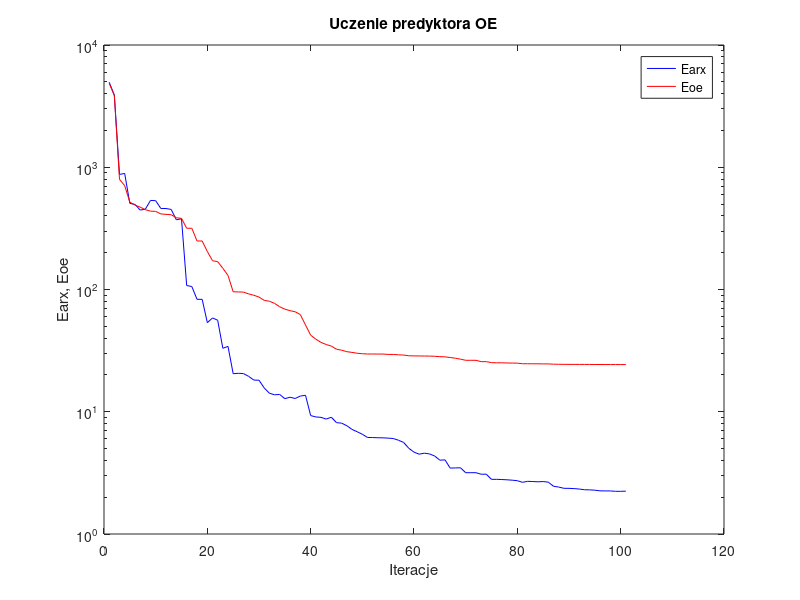
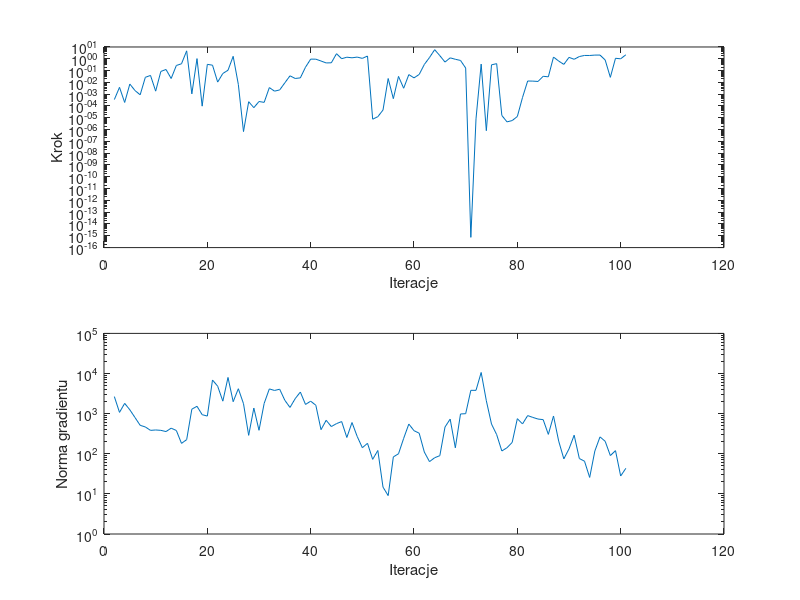

Here is the MATLAB script that generated these plots, in order:
%uczenie predyktora oe
clear all;
n=0; farx(n+1)=4.959700e+003; foe(n+1)=4.878933e+003; wspucz(n+1)=0.000000e+000; ng(n+1)=0.000000e+000;
%odnowa zmiennej metryki
n=1; farx(n+1)=3.897523e+003; foe(n+1)=3.856995e+003; krok(n+1)=3.505202e-004; ng(n+1)=2.663243e+003;
n=2; farx(n+1)=8.743063e+002; foe(n+1)=7.954593e+002; krok(n+1)=3.804775e-003; ng(n+1)=1.074787e+003;
n=3; farx(n+1)=8.894358e+002; foe(n+1)=7.075620e+002; krok(n+1)=1.992091e-004; ng(n+1)=1.802830e+003;
n=4; farx(n+1)=5.068220e+002; foe(n+1)=5.181733e+002; krok(n+1)=7.251821e-003; ng(n+1)=1.246527e+003;
n=5; farx(n+1)=4.963038e+002; foe(n+1)=4.901774e+002; krok(n+1)=2.032216e-003; ng(n+1)=7.996587e+002;
n=6; farx(n+1)=4.463899e+002; foe(n+1)=4.719406e+002; krok(n+1)=8.861138e-004; ng(n+1)=5.111766e+002;
n=7; farx(n+1)=4.538704e+002; foe(n+1)=4.497821e+002; krok(n+1)=2.687524e-002; ng(n+1)=4.658079e+002;
n=8; farx(n+1)=5.351382e+002; foe(n+1)=4.373503e+002; krok(n+1)=3.882853e-002; ng(n+1)=3.828353e+002;
n=9; farx(n+1)=5.327704e+002; foe(n+1)=4.356534e+002; krok(n+1)=1.810600e-003; ng(n+1)=3.916120e+002;
n=10; farx(n+1)=4.602165e+002; foe(n+1)=4.151428e+002; krok(n+1)=8.452792e-002; ng(n+1)=3.834006e+002;
n=11; farx(n+1)=4.596573e+002; foe(n+1)=4.118782e+002; krok(n+1)=1.241631e-001; ng(n+1)=3.575348e+002;
n=12; farx(n+1)=4.518181e+002; foe(n+1)=4.088451e+002; krok(n+1)=2.128042e-002; ng(n+1)=4.342402e+002;
n=13; farx(n+1)=3.720238e+002; foe(n+1)=3.861323e+002; krok(n+1)=2.701727e-001; ng(n+1)=3.802920e+002;
n=14; farx(n+1)=3.782794e+002; foe(n+1)=3.820927e+002; krok(n+1)=3.780408e-001; ng(n+1)=1.814689e+002;
n=15; farx(n+1)=1.077945e+002; foe(n+1)=3.170474e+002; krok(n+1)=4.703379e+000; ng(n+1)=2.250376e+002;
n=16; farx(n+1)=1.057403e+002; foe(n+1)=3.168629e+002; krok(n+1)=1.064566e-003; ng(n+1)=1.292986e+003;
n=17; farx(n+1)=8.313560e+001; foe(n+1)=2.494201e+002; krok(n+1)=1.034461e+000; ng(n+1)=1.523435e+003;
n=18; farx(n+1)=8.309925e+001; foe(n+1)=2.493901e+002; krok(n+1)=9.677161e-005; ng(n+1)=9.420103e+002;
n=19; farx(n+1)=5.356958e+001; foe(n+1)=2.045293e+002; krok(n+1)=3.380830e-001; ng(n+1)=8.699474e+002;
n=20; farx(n+1)=5.850243e+001; foe(n+1)=1.719909e+002; krok(n+1)=2.869153e-001; ng(n+1)=6.890841e+003;
n=21; farx(n+1)=5.608976e+001; foe(n+1)=1.689417e+002; krok(n+1)=1.058808e-002; ng(n+1)=4.826672e+003;
n=22; farx(n+1)=3.307126e+001; foe(n+1)=1.491723e+002; krok(n+1)=5.695205e-002; ng(n+1)=2.046748e+003;
n=23; farx(n+1)=3.423201e+001; foe(n+1)=1.303179e+002; krok(n+1)=1.068992e-001; ng(n+1)=7.978298e+003;
n=24; farx(n+1)=2.048112e+001; foe(n+1)=9.581567e+001; krok(n+1)=1.617795e+000; ng(n+1)=1.984219e+003;
n=25; farx(n+1)=2.062953e+001; foe(n+1)=9.553515e+001; krok(n+1)=6.699412e-003; ng(n+1)=4.176990e+003;
%odnowa zmiennej metryki
n=26; farx(n+1)=2.051505e+001; foe(n+1)=9.518576e+001; krok(n+1)=6.777058e-007; ng(n+1)=1.769896e+003;
n=27; farx(n+1)=1.947230e+001; foe(n+1)=9.204609e+001; krok(n+1)=2.302017e-004; ng(n+1)=2.876997e+002;
n=28; farx(n+1)=1.816979e+001; foe(n+1)=8.968084e+001; krok(n+1)=7.204982e-005; ng(n+1)=1.377256e+003;
n=29; farx(n+1)=1.810203e+001; foe(n+1)=8.671862e+001; krok(n+1)=2.394547e-004; ng(n+1)=3.845418e+002;
n=30; farx(n+1)=1.568076e+001; foe(n+1)=8.153200e+001; krok(n+1)=2.026610e-004; ng(n+1)=1.801242e+003;
n=31; farx(n+1)=1.419195e+001; foe(n+1)=8.020435e+001; krok(n+1)=3.625910e-003; ng(n+1)=4.134864e+003;
n=32; farx(n+1)=1.375855e+001; foe(n+1)=7.702481e+001; krok(n+1)=1.810600e-003; ng(n+1)=3.781233e+003;
n=33; farx(n+1)=1.385374e+001; foe(n+1)=7.227805e+001; krok(n+1)=2.287557e-003; ng(n+1)=4.061678e+003;
n=34; farx(n+1)=1.279465e+001; foe(n+1)=6.905371e+001; krok(n+1)=9.195867e-003; ng(n+1)=2.149587e+003;
n=35; farx(n+1)=1.314651e+001; foe(n+1)=6.712140e+001; krok(n+1)=3.616714e-002; ng(n+1)=1.426598e+003;
n=36; farx(n+1)=1.283695e+001; foe(n+1)=6.576867e+001; krok(n+1)=2.147336e-002; ng(n+1)=2.358849e+003;
n=37; farx(n+1)=1.343659e+001; foe(n+1)=6.233278e+001; krok(n+1)=2.409244e-002; ng(n+1)=3.453966e+003;
n=38; farx(n+1)=1.363812e+001; foe(n+1)=5.124006e+001; krok(n+1)=1.931257e-001; ng(n+1)=1.695252e+003;
n=39; farx(n+1)=9.305929e+000; foe(n+1)=4.230860e+001; krok(n+1)=9.372047e-001; ng(n+1)=2.043735e+003;
n=40; farx(n+1)=9.066509e+000; foe(n+1)=3.922065e+001; krok(n+1)=9.270274e-001; ng(n+1)=1.618647e+003;
n=41; farx(n+1)=9.000807e+000; foe(n+1)=3.692399e+001; krok(n+1)=6.477968e-001; ng(n+1)=3.987288e+002;
n=42; farx(n+1)=8.707993e+000; foe(n+1)=3.550008e+001; krok(n+1)=4.446475e-001; ng(n+1)=6.824622e+002;
n=43; farx(n+1)=9.017857e+000; foe(n+1)=3.444612e+001; krok(n+1)=4.577617e-001; ng(n+1)=4.763919e+002;
n=44; farx(n+1)=8.144164e+000; foe(n+1)=3.248933e+001; krok(n+1)=2.697833e+000; ng(n+1)=5.639130e+002;
n=45; farx(n+1)=8.066643e+000; foe(n+1)=3.186571e+001; krok(n+1)=1.015323e+000; ng(n+1)=6.345936e+002;
n=46; farx(n+1)=7.687517e+000; foe(n+1)=3.100220e+001; krok(n+1)=1.361947e+000; ng(n+1)=2.544477e+002;
n=47; farx(n+1)=7.170891e+000; foe(n+1)=3.059324e+001; krok(n+1)=1.210739e+000; ng(n+1)=6.002850e+002;
n=48; farx(n+1)=6.864380e+000; foe(n+1)=3.010349e+001; krok(n+1)=1.390988e+000; ng(n+1)=2.710022e+002;
n=49; farx(n+1)=6.541915e+000; foe(n+1)=2.983631e+001; krok(n+1)=1.084311e+000; ng(n+1)=1.415909e+002;
n=50; farx(n+1)=6.162353e+000; foe(n+1)=2.968458e+001; krok(n+1)=1.707324e+000; ng(n+1)=1.820533e+002;
%odnowa zmiennej metryki
n=51; farx(n+1)=6.152532e+000; foe(n+1)=2.967727e+001; krok(n+1)=7.599740e-006; ng(n+1)=7.251647e+001;
n=52; farx(n+1)=6.128572e+000; foe(n+1)=2.965136e+001; krok(n+1)=1.244425e-005; ng(n+1)=1.206511e+002;
n=53; farx(n+1)=6.118909e+000; foe(n+1)=2.965010e+001; krok(n+1)=4.525103e-005; ng(n+1)=1.473955e+001;
n=54; farx(n+1)=6.085978e+000; foe(n+1)=2.943378e+001; krok(n+1)=2.128042e-002; ng(n+1)=9.063633e+000;
n=55; farx(n+1)=6.038862e+000; foe(n+1)=2.942263e+001; krok(n+1)=4.187548e-004; ng(n+1)=8.340136e+001;
n=56; farx(n+1)=5.846506e+000; foe(n+1)=2.921508e+001; krok(n+1)=3.207144e-002; ng(n+1)=9.990792e+001;
n=57; farx(n+1)=5.607830e+000; foe(n+1)=2.909872e+001; krok(n+1)=3.195265e-003; ng(n+1)=2.421209e+002;
n=58; farx(n+1)=5.024741e+000; foe(n+1)=2.869898e+001; krok(n+1)=4.568872e-002; ng(n+1)=5.501125e+002;
n=59; farx(n+1)=4.676007e+000; foe(n+1)=2.863230e+001; krok(n+1)=2.407667e-002; ng(n+1)=3.760830e+002;
n=60; farx(n+1)=4.495413e+000; foe(n+1)=2.860503e+001; krok(n+1)=4.681906e-002; ng(n+1)=3.255845e+002;
n=61; farx(n+1)=4.583746e+000; foe(n+1)=2.856155e+001; krok(n+1)=3.307424e-001; ng(n+1)=1.101035e+002;
n=62; farx(n+1)=4.520932e+000; foe(n+1)=2.853982e+001; krok(n+1)=1.280929e+000; ng(n+1)=6.365299e+001;
n=63; farx(n+1)=4.345160e+000; foe(n+1)=2.843117e+001; krok(n+1)=5.909229e+000; ng(n+1)=7.963012e+001;
n=64; farx(n+1)=4.015665e+000; foe(n+1)=2.823576e+001; krok(n+1)=1.841069e+000; ng(n+1)=8.969632e+001;
n=65; farx(n+1)=4.040356e+000; foe(n+1)=2.812695e+001; krok(n+1)=5.281352e-001; ng(n+1)=4.637843e+002;
n=66; farx(n+1)=3.460895e+000; foe(n+1)=2.778584e+001; krok(n+1)=1.202875e+000; ng(n+1)=7.306239e+002;
n=67; farx(n+1)=3.470345e+000; foe(n+1)=2.741716e+001; krok(n+1)=9.073805e-001; ng(n+1)=1.407307e+002;
n=68; farx(n+1)=3.480716e+000; foe(n+1)=2.692186e+001; krok(n+1)=7.238598e-001; ng(n+1)=9.818320e+002;
n=69; farx(n+1)=3.172595e+000; foe(n+1)=2.635793e+001; krok(n+1)=1.646105e-001; ng(n+1)=9.963498e+002;
n=70; farx(n+1)=3.172595e+000; foe(n+1)=2.635793e+001; krok(n+1)=7.390764e-016; ng(n+1)=3.809171e+003;
n=71; farx(n+1)=3.172809e+000; foe(n+1)=2.634939e+001; krok(n+1)=8.103568e-006; ng(n+1)=3.809171e+003;
n=72; farx(n+1)=3.083951e+000; foe(n+1)=2.569067e+001; krok(n+1)=3.544829e-001; ng(n+1)=1.061454e+004;
n=73; farx(n+1)=3.083938e+000; foe(n+1)=2.569051e+001; krok(n+1)=8.096016e-007; ng(n+1)=2.094883e+003;
n=74; farx(n+1)=2.798750e+000; foe(n+1)=2.523554e+001; krok(n+1)=3.068907e-001; ng(n+1)=5.504483e+002;
n=75; farx(n+1)=2.800418e+000; foe(n+1)=2.514550e+001; krok(n+1)=3.869575e-001; ng(n+1)=2.995971e+002;
%odnowa zmiennej metryki
n=76; farx(n+1)=2.789602e+000; foe(n+1)=2.514276e+001; krok(n+1)=1.570969e-005; ng(n+1)=1.171967e+002;
n=77; farx(n+1)=2.775435e+000; foe(n+1)=2.506088e+001; krok(n+1)=4.503114e-006; ng(n+1)=1.413863e+002;
n=78; farx(n+1)=2.755974e+000; foe(n+1)=2.500954e+001; krok(n+1)=5.807097e-006; ng(n+1)=1.912302e+002;
n=79; farx(n+1)=2.729488e+000; foe(n+1)=2.498179e+001; krok(n+1)=1.284475e-005; ng(n+1)=7.492656e+002;
n=80; farx(n+1)=2.646878e+000; foe(n+1)=2.470810e+001; krok(n+1)=5.216764e-004; ng(n+1)=5.541008e+002;
n=81; farx(n+1)=2.697352e+000; foe(n+1)=2.469292e+001; krok(n+1)=1.308616e-002; ng(n+1)=8.938783e+002;
n=82; farx(n+1)=2.686585e+000; foe(n+1)=2.468316e+001; krok(n+1)=1.281894e-002; ng(n+1)=8.051034e+002;
n=83; farx(n+1)=2.673448e+000; foe(n+1)=2.466990e+001; krok(n+1)=1.199493e-002; ng(n+1)=7.334698e+002;
n=84; farx(n+1)=2.686234e+000; foe(n+1)=2.463512e+001; krok(n+1)=3.281725e-002; ng(n+1)=7.084259e+002;
n=85; farx(n+1)=2.655138e+000; foe(n+1)=2.462344e+001; krok(n+1)=2.967304e-002; ng(n+1)=3.040292e+002;
n=86; farx(n+1)=2.457371e+000; foe(n+1)=2.449591e+001; krok(n+1)=1.402391e+000; ng(n+1)=8.732975e+002;
n=87; farx(n+1)=2.421497e+000; foe(n+1)=2.445282e+001; krok(n+1)=6.400584e-001; ng(n+1)=2.075715e+002;
n=88; farx(n+1)=2.364606e+000; foe(n+1)=2.442756e+001; krok(n+1)=3.346481e-001; ng(n+1)=7.460329e+001;
n=89; farx(n+1)=2.363061e+000; foe(n+1)=2.440535e+001; krok(n+1)=1.315598e+000; ng(n+1)=1.322289e+002;
n=90; farx(n+1)=2.351797e+000; foe(n+1)=2.439797e+001; krok(n+1)=9.073805e-001; ng(n+1)=2.899548e+002;
n=91; farx(n+1)=2.331815e+000; foe(n+1)=2.439218e+001; krok(n+1)=1.549732e+000; ng(n+1)=7.609969e+001;
n=92; farx(n+1)=2.301581e+000; foe(n+1)=2.438688e+001; krok(n+1)=1.914853e+000; ng(n+1)=6.527206e+001;
n=93; farx(n+1)=2.295955e+000; foe(n+1)=2.437492e+001; krok(n+1)=1.905690e+000; ng(n+1)=2.571009e+001;
n=94; farx(n+1)=2.282773e+000; foe(n+1)=2.435590e+001; krok(n+1)=2.054927e+000; ng(n+1)=1.167838e+002;
n=95; farx(n+1)=2.254116e+000; foe(n+1)=2.434657e+001; krok(n+1)=2.067461e+000; ng(n+1)=2.632408e+002;
n=96; farx(n+1)=2.251298e+000; foe(n+1)=2.434172e+001; krok(n+1)=7.927530e-001; ng(n+1)=2.046497e+002;
n=97; farx(n+1)=2.250488e+000; foe(n+1)=2.433529e+001; krok(n+1)=2.674687e-002; ng(n+1)=9.009335e+001;
n=98; farx(n+1)=2.235267e+000; foe(n+1)=2.432455e+001; krok(n+1)=1.103953e+000; ng(n+1)=1.195374e+002;
n=99; farx(n+1)=2.233761e+000; foe(n+1)=2.432321e+001; krok(n+1)=9.961132e-001; ng(n+1)=2.786541e+001;
n=100; farx(n+1)=2.241984e+000; foe(n+1)=2.432263e+001; krok(n+1)=2.190890e+000; ng(n+1)=4.338215e+001;

figure; semilogy(farx,'b'); hold on; semilogy(foe,'r'); xlabel('Iteracje'); ylabel('Earx, Eoe'); legend('Earx','Eoe'); title('Uczenie predyktora OE');
figure; subplot(2,1,1); semilogy(krok); xlabel('Iteracje'); ylabel('Krok');
subplot(2,1,2); semilogy(ng); xlabel('Iteracje'); ylabel('Norma gradientu');
Earx=farx(n+1)
Eoe=foe(n+1)
